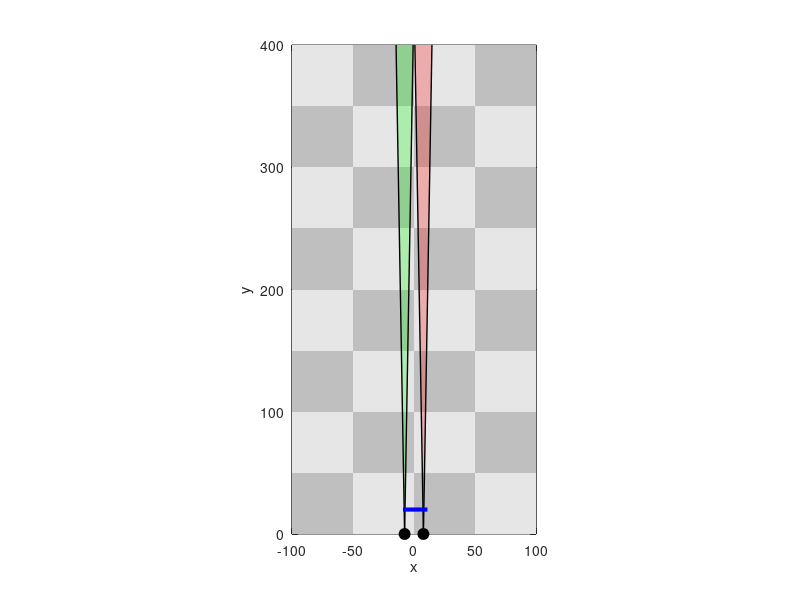

This figure's MATLAB source: (Note: this script raises an error after producing the figure.)
clear all
clc

l = 15.4;
width = 20;
maxRange = 400;
X = [1, 20, 0];

sensorEA = pi/90;
sensorDeg = 2;

objectWidth = width; %cm
objectCenter = [X(1), X(2)];%cm
objectAngle = X(3);%rads

figure;
hold on;
axis equal;
xlim([-100 100]);
ylim([0 400]);

%Checkerboard
squareSize = 50;
xEdges = -200:squareSize:200;
yEdges = 0:squareSize:400;
for i = 1:length(xEdges)-1
    for j = 1:length(yEdges)-1
        if mod(i+j,2) == 0
            shade = 0.75;
        else
            shade = 0.9;
        end
        rectangle( ...
            'Position', [xEdges(i), yEdges(j), squareSize, squareSize], ...
            'FaceColor', [shade shade shade], ...
            'EdgeColor', 'none');
    end
end

%Sensors
plot(l/2, 0, 'ko', 'MarkerFaceColor', 'k', 'MarkerSize', 8);
plot(-l/2, 0, 'ko', 'MarkerFaceColor', 'k', 'MarkerSize', 8);
xlabel('x');
ylabel('y');
box on;
xSensor = [l/2, -l/2];
ySensor = [0, 0];
for k = 1:length(xSensor)

    % Left and right cone boundary slopes
    dx = 400 * tand(sensorDeg/2);

    xLeft  = xSensor(k) - dx;
    xRight = xSensor(k) + dx;

    % Shade sensor field of view
    if k == 1
        coneColor = [1 0 0];   % red
    else
        coneColor = [0 1 0];   % green
    end

    patch( ...
        [xSensor(k), xLeft, xRight], ...
        [0,          400,     400], ...
        coneColor, ...
        'FaceAlpha', 0.25, ...
        'EdgeColor', 'none');

    % Draw cone boundary lines up to y = 4
    plot([xSensor(k), xLeft],  [0, 400], 'k-', 'LineWidth', 1);
    plot([xSensor(k), xRight], [0, 400], 'k-', 'LineWidth', 1);
end

%% 

% Initial object endpoints
xObj = [objectCenter(1) - cos(objectAngle)*objectWidth/2, ...
        objectCenter(1) + cos(objectAngle)*objectWidth/2];

yObj = [objectCenter(2) - sin(objectAngle)*objectWidth/2, ...
        objectCenter(2) + sin(objectAngle)*objectWidth/2];

% Create object once
hObj = plot(xObj, yObj, 'color', 'blue', 'LineWidth', 3);
drawnow

X = X';
b = expectedSensorReading(X, -l/2, width, maxRange, sensorEA);
X = X';
%a = expectedSensorReading(X, l/2, width, maxRange);
fprintf('sensor %.5f\n', b);
